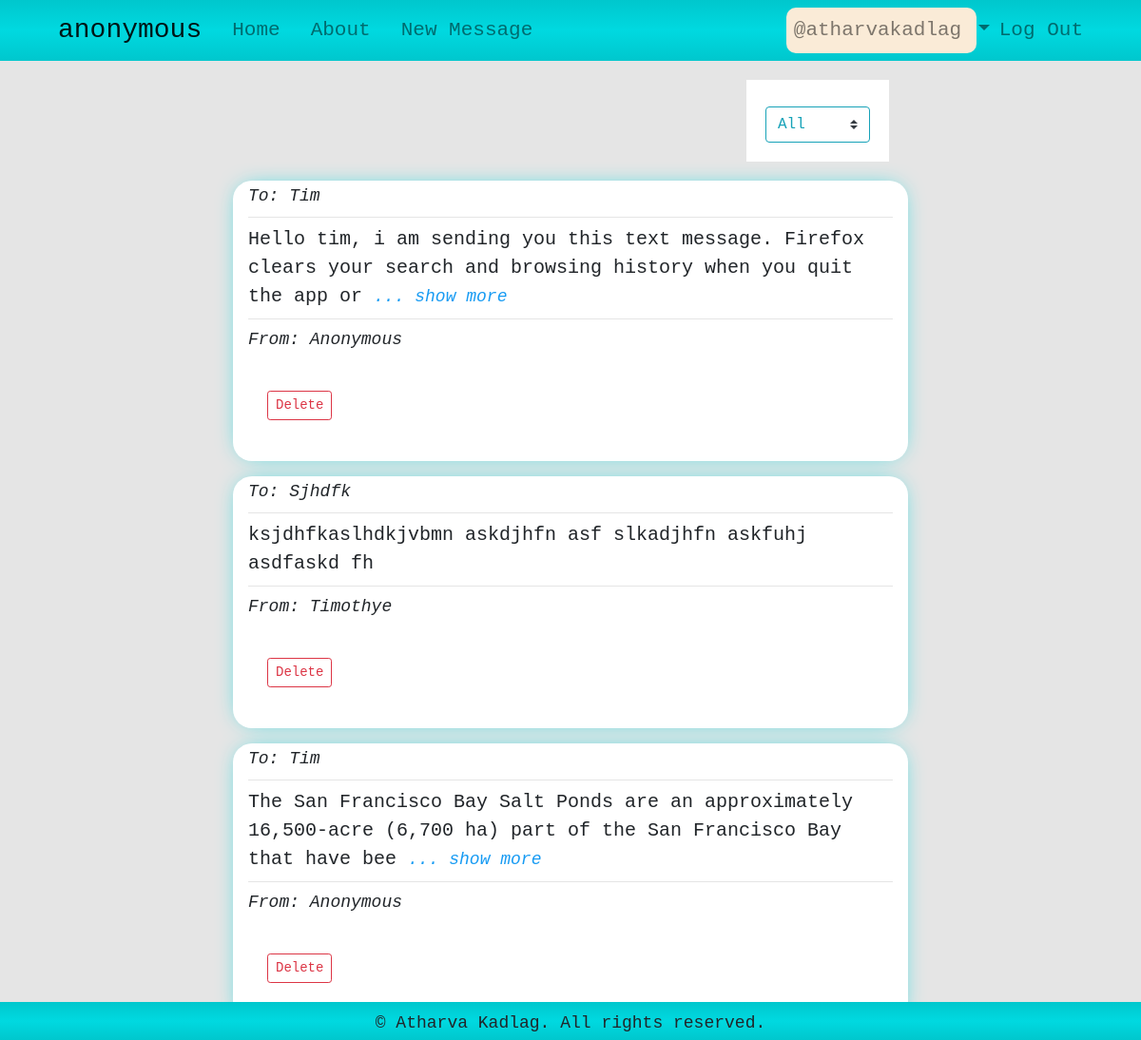
The page /account/my_messages (signed in) on the database its author committed.
### anonymous/models.py (models this page shows, shortened)
class Users(db.Model, UserMixin):
    id = db.Column(db.Integer, primary_key=True)
    name = db.Column(db.String(120), nullable=True)
    username = db.Column(db.String(70), unique=True, nullable=False)
    email = db.Column(db.String(120), unique=True, nullable=False)
    password = db.Column(db.String(120), unique=True, nullable=False)
    messages = db.relationship('Messages', backref='sender', lazy=True)

class Messages(db.Model):
    id = db.Column(db.Integer, primary_key=True)
    receiver = db.Column(db.String(300), nullable=True)
    content = db.Column(db.Text, nullable=False)
    user_id = db.Column(db.Integer, db.ForeignKey('users.id'), default=1)

### anonymous/users/routes.py (the view, shortened to what this page needs)
@users.route("/account/my_messages", methods=['POST', 'GET'])
@login_required
def user_messages():
    form = FilterMessagesForm()
    delete_message_form = DeleteMessageForm()
    messages = models.Messages.query.filter(
        (models.Messages.receiver == 'tim') | (models.Messages.user_id == 2))
    if form.msg_filter.data == "sent":
        messages = models.Messages.query.filter_by(user_id=current_user.id)
    if form.msg_filter.data == "received":
        messages = models.Messages.query.filter_by(
            receiver=current_user.username)
    return render_template('user_posts.html', form=form, delete_message_form=delete_message_form, messages=messages)

### anonymous/messages/forms.py
class FilterMessagesForm(FlaskForm):
    msg_filter = SelectField('Filter Messages:', choices=[(
        'all', 'All'), ('sent', 'Sent'), ('received', 'Received')])

class DeleteMessageForm(FlaskForm):
    msg_id = HiddenField("msg_id")
    submit = SubmitField("Delete")

### anonymous/models.py (called while the page is built)
@login_manager.user_loader
def load_user(id):
    return Users.query.get(id)

### anonymous/templates/user_posts.html (shortened to what this page needs)
{% extends 'base.html' %}
{% block content %}
<div class="col-md-8 offset-md-2">
    <form class="filter_form" action="" method="POST">
        {{form.msg_filter(class='custom-select', onchange='this.form.submit()')}}
    </form>
    {% for message in messages %}
    {% set id = message.id %}
    <div class='message'>
        <div id='info'>
            To: {{ message.receiver.capitalize() }}
        </div>
        <hr>
        <div id='content'>
            {{ message.content[:120] }}
            {% if message.content|length > 120 %}
            <span onclick="show_more({{id}})" id="showMore{{id}}">... show more</span>
            {% endif %}
        </div>
        <hr>
        <div class="row">
            <div class="col-sm-10" id='info'>
                From: {{message.sender.name.capitalize()}}
            </div>
            <form class="col-sm-2 delete_message_form" action="" method="POST">
                {{delete_message_form.submit(class='btn btn-sm btn-outline-danger')}}
            </form>
        </div>
    </div>
    {% endfor %}
</div>
{% endblock content %}

### anonymous/templates/base.html (shortened to what this page needs)
<!DOCTYPE html>
<html>
<head>
    <link rel="stylesheet" type="text/css" href="{{url_for('static', filename='css/bootstrap.min.css')}}">
    <link rel="stylesheet" type="text/css" href="{{url_for('static', filename='css/main.css')}}">
</head>
<body>
    <nav class="navbar navbar-expand-lg navbar-light bg-light">
        <div class="container">
            <a class="navbar-brand" href="{{ url_for('main.home') }}">anonymous</a>
            <div class="collapse navbar-collapse" id="navbarSupportedContent">
                <ul class="navbar-nav mr-auto">
                    <li class="nav-item">
                        <a class="nav-link" href="{{ url_for('main.home') }}">Home</a>
                    </li>
                    <li class="nav-item">
                        <a class="nav-link" href="{{ url_for('main.about') }}">About</a>
                    </li>
                    <li class="nav-item">
                        <a class="nav-link" href="{{ url_for('messages.new_message') }}">New Message</a>
                    </li>
                </ul>
                <ul class="navbar-nav ml-auto">
                    {% if current_user.is_authenticated %}
                    <li class="nav-item dropdown">
                        <a class="nav-link dropdown-toggle" href="#" id="navbarDropdown" role="button" data-toggle="dropdown" aria-haspopup="true" aria-expanded="false">
                            @{{current_user.username}}
                        </a>
                    </li>
                    <li class="nav-item">
                        <a class="nav-link" href="{{ url_for('users.logout') }}">Log Out</a>
                    </li>
                    {% endif %}
                </ul>
            </div>
        </div>
    </nav>
    <div class="container">
        {% block content %}
        {% endblock %}
    </div>
    <div id="footer">
        &copy; Atharva Kadlag. All rights reserved.
	</div>
</body>
</html>

### anonymous/static/css/main.css (style rules this page uses)
body { background-color: #0000001a; font-size: 20px; }
.dropdown-menu, .bg-light, #footer { background: rgb(0,199,205); background: linear-gradient(180deg, rgba(0,199,205,1) 0%, rgba(0,217,224,1) 50%, rgba(0,199,205,1) 100%); }
.navbar-light { font-family: monospace; font-size: 1.5em; }
.nav-item, .dropdown-item { border-radius: 1rem; }
.dropdown-toggle { text-align: right; width: 200px; background-color: rgb(250, 235, 215); }
.message { margin: 1rem auto; padding: 0.2rem 1rem; background-color: #fff; border-radius: 20px; -webkit-box-shadow: 0px 0px 25px -9px rgba(0,217,224,1); -moz-box-shadow: 0px 0px 25px -9px rgba(0,217,224,1); box-shadow: 0px 0px 25px -9px rgba(0,217,224,1); }
#content { font-size: 1em; }
#info { font-size: 0.9em; font-style: italic; }
[id^="showMore"], [id^="showLess"] { font-size: 0.9em; font-style: italic; color: rgb(23, 155, 243); }
.filter_form { margin-left: auto; width: 150px; }
.custom-select { margin-top: 0.5rem; color: #17a2b8; border-color: #17a2b8 }
#footer { position: fixed; bottom:0; height: 40px; width: 100%; text-align: center; padding: 0.5em 0 0.5em 0; font-size: 0.9em; }
form { background: white; padding: 1em; margin: 1em; }
a { margin-left: 3px; }

### rows shown on the page
Users: username "atharvakadlag"
Messages: receiver "Tim", content "Hello tim, i am sending you this text message. Firefox clears your search and browsing history when you quit the app or", sender.name "Anonymous"
Messages: receiver "Sjhdfk", content "ksjdhfkaslhdkjvbmn askdjhfn asf slkadjhfn askfuhj asdfaskd fh", sender.name "Timothye"
Messages: receiver "Tim", content "The San Francisco Bay Salt Ponds are an approximately 16,500-acre (6,700 ha) part of the San Francisco Bay that have bee", sender.name "Anonymous"
